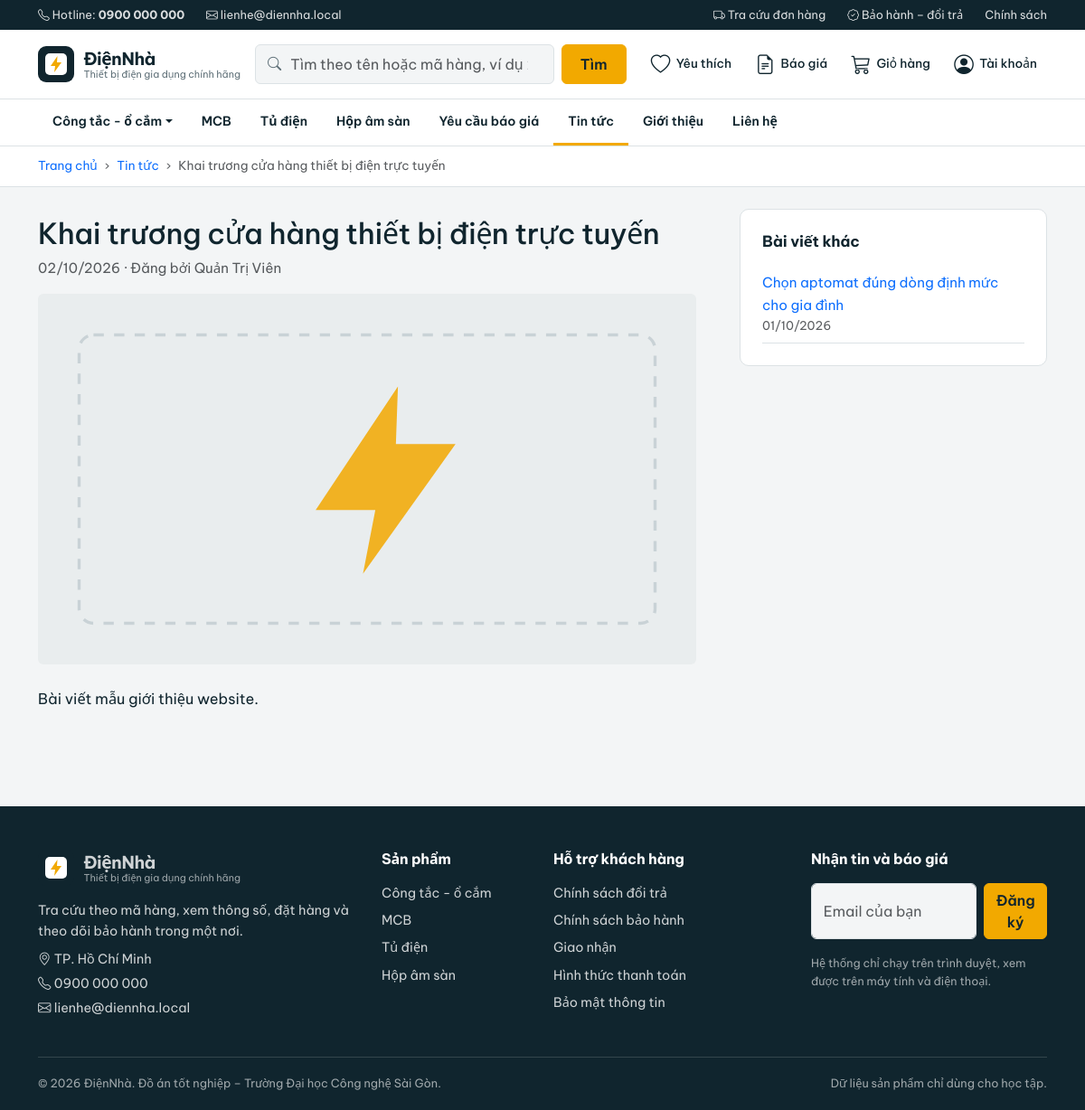
Screenshot of /tin-tuc-chi-tiet.php?id=2 with the database file from the repository.
### tables this page shows
CREATE TABLE DANHMUC (
  MaDM    INT AUTO_INCREMENT PRIMARY KEY,
  TenDM   VARCHAR(100) NOT NULL,
  MaDMCha INT NULL,
  CONSTRAINT FK_DANHMUC_Cha FOREIGN KEY (MaDMCha) REFERENCES DANHMUC(MaDM)
);

CREATE TABLE TINTUC (
  MaTin     INT AUTO_INCREMENT PRIMARY KEY,
  MaND      INT NOT NULL,
  TieuDe    VARCHAR(200) NOT NULL,
  NoiDung   TEXT NOT NULL,
  NgayDang  DATETIME NOT NULL DEFAULT CURRENT_TIMESTAMP,
  TrangThai TINYINT(1) NOT NULL DEFAULT 1,
  CONSTRAINT FK_TINTUC_NGUOIDUNG FOREIGN KEY (MaND) REFERENCES NGUOIDUNG(MaND)
);

CREATE TABLE NGUOIDUNG (
  MaND             INT AUTO_INCREMENT PRIMARY KEY,
  HoTen            VARCHAR(100) NOT NULL,
  Email            VARCHAR(100) NOT NULL,
  SoDienThoai      VARCHAR(15)  NOT NULL,
  MatKhauBam       VARCHAR(255) NOT NULL,
  TrangThai        TINYINT(1)   NOT NULL DEFAULT 1,
  SoLanSaiLienTiep INT          NOT NULL DEFAULT 0,
  KhoaDen          DATETIME     NULL,
  MaVT             INT          NOT NULL,
  CONSTRAINT UQ_NGUOIDUNG_Email UNIQUE (Email),
  CONSTRAINT CK_NGUOIDUNG_SaiLienTiep CHECK (SoLanSaiLienTiep >= 0),
  CONSTRAINT FK_NGUOIDUNG_VAITRO FOREIGN KEY (MaVT) REFERENCES VAITRO(MaVT)
);

### includes/helpers.php (called while the page is built, shortened)
<?php
function e($value): string
{
    return htmlspecialchars((string) $value, ENT_QUOTES, 'UTF-8');
}
function url(string $path = ''): string
{
    return BASE_URL . '/' . ltrim($path, '/');
}
function asset(string $path): string
{
    return BASE_URL . '/assets/' . ltrim($path, '/');
}
function is_active(string $current, string $key): string
{
    return $current === $key ? ' active' : '';
}

### includes/auth.php (called while the page is built, shortened)
<?php
function auth_user(bool $refresh = false): ?array
{
    static $loaded = false, $user = null;
    if ($loaded && !$refresh) {
        return $user;
    }
    $loaded = true;
    $user   = null;
    $id = (int) ($_SESSION['uid'] ?? 0);
    if ($id <= 0) {
        return null;
    }
    $row = db_one(
        'SELECT n.MaND, n.HoTen, n.Email, n.SoDienThoai, n.TrangThai, n.MatKhauBam, v.TenVT
           FROM NGUOIDUNG n JOIN VAITRO v ON v.MaVT = n.MaVT
          WHERE n.MaND = ?',
        [$id]
    );
    $role = $row ? (AUTH_ROLE_CODES[$row['TenVT']] ?? '') : '';
    unset($row['MatKhauBam']);
    $row['role'] = $role;
    $user = $row;
    return $user;
}

### includes/db.php (called while the page is built, shortened)
<?php
function db(): PDO
{
    static $pdo = null;
    if ($pdo instanceof PDO) {
        return $pdo;
    }
    $dsn = sprintf('mysql:host=%s;dbname=%s;charset=%s', DB_HOST, DB_NAME, DB_CHARSET);
    $offset = (new DateTime('now', new DateTimeZone(date_default_timezone_get())))->format('P');
    try {
        $pdo = new PDO($dsn, DB_USER, DB_PASS, [
            PDO::ATTR_ERRMODE            => PDO::ERRMODE_EXCEPTION,
            PDO::ATTR_DEFAULT_FETCH_MODE => PDO::FETCH_ASSOC,
            PDO::ATTR_EMULATE_PREPARES   => false,
            PDO::MYSQL_ATTR_INIT_COMMAND => "SET NAMES utf8mb4 COLLATE utf8mb4_unicode_ci, time_zone = '" . $offset . "'",
        ]);
    } catch (PDOException $ex) {
        http_response_code(500);
        error_log('[DB] ' . $ex->getMessage());
        exit('Không kết nối được cơ sở dữ liệu. Hãy bật MySQL trong WampServer, import database/schema.sql '
           . 'và kiểm tra DB_* trong config/config.php.');
    }
    return $pdo;
}
function db_all(string $sql, array $params = []): array
{
    $st = db()->prepare($sql);
    $st->execute($params);
    return $st->fetchAll();
}
function db_one(string $sql, array $params = []): ?array
{
    $st = db()->prepare($sql);
    $st->execute($params);
    $row = $st->fetch();
    return $row === false ? null : $row;
}

### tin-tuc-chi-tiet.php (the view, shortened to what this page needs)
<?php
$n = news_one((int) ($_GET['id'] ?? 0));
page_begin($n['title'], ['Tin tức' => 'tin-tuc.php', $n['title'] => null], 'tin-tuc');
?>
<div class="container py-4">
    <div class="row g-5">
        <article class="col-lg-8">
            <h1 class="h2 mt-2"><?= e($n['title']) ?></h1>
            <p class="text-muted"><?= e($n['date']) ?> · Đăng bởi <?= e($n['author']) ?></p>
            <img class="w-100 rounded mb-4" src="<?= asset('images/placeholder-news.svg') ?>" alt="">
            <div class="article-body"><?= news_render_body($n['body']) ?></div>
        </article>
        <aside class="col-lg-4">
            <div class="panel"><h2 class="panel-title">Bài viết khác</h2>
                <?php $others = news_others($n['id']); ?>
                <?php if (!$others): ?><p class="text-muted small mb-0">Chưa có bài khác.</p><?php else: ?>
                <ul class="list-unstyled mb-0"><?php foreach ($others as $o): ?><li class="py-2 border-bottom"><a href="<?= url('tin-tuc-chi-tiet.php?id=' . $o['id']) ?>"><?= e($o['title']) ?></a><div class="small text-muted"><?= e($o['date']) ?></div></li><?php endforeach; ?></ul>
                <?php endif; ?>
            </div>
        </aside>
    </div>
</div>
<?php page_end(); ?>

### includes/header.php (shortened to what this page needs)
<?php
$cartCount     = cart_count();
$wishCount     = count(wish_ids());
$navCategories = shop_categories();
$navSeries     = shop_series();
?>
<header class="site-header">
    <div class="utility-bar d-none d-md-block">
        <div class="container d-flex justify-content-between align-items-center">
            <div class="d-flex gap-4">
                <span><i class="bi bi-telephone"></i> Hotline: <strong><?= e(SITE_HOTLINE) ?></strong></span>
                <span><i class="bi bi-envelope"></i> <?= e(SITE_EMAIL) ?></span>
            </div>
            <div class="d-flex gap-4">
                <a href="<?= url('don-hang.php') ?>"><i class="bi bi-truck"></i> Tra cứu đơn hàng</a>
                <a href="<?= url('bao-hanh.php') ?>"><i class="bi bi-patch-check"></i> Bảo hành – đổi trả</a>
                <a href="<?= url('chinh-sach.php') ?>">Chính sách</a>
            </div>
        </div>
    </div>
    <div class="main-bar">
        <div class="container d-flex align-items-center gap-3">
            <a class="brand" href="<?= url('index.php') ?>" aria-label="<?= e(SITE_NAME) ?> – trang chủ">
                <img src="<?= asset('images/logo.svg') ?>" width="40" height="40" alt="">
                <span class="brand-text"><strong><?= e(SITE_NAME) ?></strong><small><?= e(SITE_TAGLINE) ?></small></span>
            </a>
            <form class="search-form flex-grow-1 d-none d-md-flex" action="<?= url('san-pham.php') ?>" method="get" role="search">
                <i class="bi bi-search"></i>
                <input type="search" name="q" class="form-control" placeholder="Tìm theo tên hoặc mã hàng, ví dụ 282434-C" aria-label="Tìm sản phẩm">
                <button class="btn btn-accent" type="submit">Tìm</button>
            </form>
            <nav class="header-actions ms-auto" aria-label="Tiện ích">
                <a class="action" href="<?= url('yeu-thich.php') ?>" title="Yêu thích">
                    <i class="bi bi-heart"></i><span class="count wish-count"<?= $wishCount > 0 ? '' : ' hidden' ?>><?= (int) $wishCount ?></span><span class="label d-none d-xl-block">Yêu thích</span>
                </a>
                <a class="action" href="<?= url('bao-gia.php') ?>" title="Yêu cầu báo giá">
                    <i class="bi bi-file-earmark-text"></i><span class="label d-none d-xl-block">Báo giá</span>
                </a>
                <a class="action" href="<?= url('gio-hang.php') ?>" title="Giỏ hàng">
                    <i class="bi bi-cart3"></i><span class="count cart-count"<?= $cartCount > 0 ? '' : ' hidden' ?>><?= (int) $cartCount ?></span><span class="label d-none d-xl-block">Giỏ hàng</span>
                </a>
                <?php $hdrUser = auth_user(); ?>
                <div class="dropdown">
                    <a class="action" href="#" role="button" data-bs-toggle="dropdown" aria-expanded="false">
                        <i class="bi bi-person-circle"></i><span class="label d-none d-xl-block"><?= $hdrUser ? e(mb_strimwidth($hdrUser['HoTen'], 0, 14, '…', 'UTF-8')) : 'Tài khoản' ?></span>
                    </a>
                </div>
            </nav>
        </div>
    </div>
    <nav class="category-nav d-none d-lg-block" aria-label="Danh mục sản phẩm">
        <div class="container">
            <ul class="nav">
                <?php foreach ($navCategories as $i => $c):
                    $seriesGroups = [];
                    if ($i === 0) {
                        if ($navSeries) { $seriesGroups['Dòng sản phẩm'] = $navSeries; }
                    }
                    $isMega = $i === 0 && ($seriesGroups || $c['children']);
                ?>
                <?php if ($isMega): ?>
                <li class="nav-item dropdown mega">
                    <a class="nav-link dropdown-toggle<?= is_active($navKey ?? '', 'cong-tac') ?>" href="<?= url('san-pham.php?danh-muc=' . $c['id']) ?>" data-bs-toggle="dropdown" data-bs-auto-close="outside"><?= e($c['name']) ?></a>
                </li>
                <?php else: ?>
                <li class="nav-item"><a class="nav-link" href="<?= url('san-pham.php?danh-muc=' . $c['id']) ?>"><?= e($c['name']) ?></a></li>
                <?php endif; ?>
                <?php endforeach; ?>
                <li class="nav-item"><a class="nav-link<?= is_active($navKey ?? '', 'bao-gia') ?>" href="<?= url('bao-gia.php') ?>">Yêu cầu báo giá</a></li>
                <li class="nav-item"><a class="nav-link<?= is_active($navKey ?? '', 'tin-tuc') ?>" href="<?= url('tin-tuc.php') ?>">Tin tức</a></li>
                <li class="nav-item"><a class="nav-link<?= is_active($navKey ?? '', 'gioi-thieu') ?>" href="<?= url('gioi-thieu.php') ?>">Giới thiệu</a></li>
                <li class="nav-item"><a class="nav-link<?= is_active($navKey ?? '', 'lien-he') ?>" href="<?= url('lien-he.php') ?>">Liên hệ</a></li>
            </ul>
        </div>
    </nav>
</header>

### includes/shop.php (shortened to what this page needs)
<?php
function shop_categories(): array
{
    static $cache = null;
    if ($cache !== null) {
        return $cache;
    }
    $rows = db_all(
        'SELECT d.MaDM, d.TenDM, d.MaDMCha,
                (SELECT COUNT(*) FROM SANPHAM s WHERE s.TrangThai = 1 AND s.MaDM = d.MaDM) AS Dem
           FROM DANHMUC d ORDER BY d.MaDM'
    );
    $roots = [];
    $children = [];
    foreach ($rows as $r) {
        if ($r['MaDMCha'] === null) {
            $roots[(int) $r['MaDM']] = ['id' => (int) $r['MaDM'], 'name' => $r['TenDM'], 'own' => (int) $r['Dem'], 'children' => []];
        } else {
            $children[] = $r;
        }
    }
    foreach ($children as $c) {
        $pid = (int) $c['MaDMCha'];
        if (isset($roots[$pid])) {
            $roots[$pid]['children'][] = ['id' => (int) $c['MaDM'], 'name' => $c['TenDM'], 'count' => (int) $c['Dem']];
        }
    }
    $i = 0;
    $cache = [];
    foreach ($roots as $r) {
        $count = $r['own'];
        foreach ($r['children'] as $c) {
            $count += $c['count'];
        }
        $cache[] = [
            'id'       => $r['id'],
            'name'     => $r['name'],
            'icon'     => SHOP_CATEGORY_ICONS[$i % count(SHOP_CATEGORY_ICONS)],
            'count'    => $count,
            'children' => $r['children'],
        ];
        $i++;
    }
    return $cache;
}
function shop_series(): array
{
    static $cache = null;
    if ($cache === null) {
        $cache = array_map(
            static fn($r) => ['id' => (int) $r['MaDong'], 'name' => $r['TenDong'], 'brand' => SHOP_BRAND],
            db_all('SELECT MaDong, TenDong FROM DONGSANPHAM ORDER BY TenDong')
        );
    }
    return $cache;
}
function cart_count(): int
{
    $u = auth_user();
    if ($u === null || $u['role'] !== 'KH') {
        return $n = 0;
    }
    return $n = (int) db_val(
        'SELECT COALESCE(SUM(c.SoLuong), 0) FROM CT_GIOHANG c JOIN GIOHANG g ON g.MaGH = c.MaGH WHERE g.MaND = ?',
        [(int) $u['MaND']]
    );
}
function news_summary(string $body, int $len = 160): string
{
    $t = trim((string) preg_replace('/\s+/u', ' ', strip_tags($body)));
    return mb_strlen($t, 'UTF-8') > $len ? rtrim(mb_substr($t, 0, $len, 'UTF-8')) . '…' : $t;
}
function news_base_sql(): string
{
    return 'SELECT t.MaTin, t.TieuDe, t.NoiDung, t.NgayDang, t.TrangThai, u.HoTen
              FROM TINTUC t JOIN NGUOIDUNG u ON u.MaND = t.MaND';
}
function news_row(array $r): array
{
    return [
        'id'      => (int) $r['MaTin'],
        'title'   => $r['TieuDe'],
        'body'    => (string) $r['NoiDung'],
        'summary' => news_summary((string) $r['NoiDung']),
        'date'    => date('d/m/Y', strtotime($r['NgayDang'])),
        'author'  => $r['HoTen'],
        'visible' => (int) $r['TrangThai'] === 1,
    ];
}
function news_one(int $id): ?array
{
    $r = db_one(news_base_sql() . ' WHERE t.MaTin = ? AND t.TrangThai = 1', [$id]);
    return $r ? news_row($r) : null;
}
function news_others(int $exceptId, int $limit = 5): array
{
    $rows = db_all(
        news_base_sql() . ' WHERE t.TrangThai = 1 AND t.MaTin <> ? ORDER BY t.NgayDang DESC, t.MaTin DESC LIMIT ' . (int) $limit,
        [$exceptId]
    );
    return array_map('news_row', $rows);
}
function news_render_body(string $body): string
{
    $out = '';
    foreach (preg_split('/\R{2,}/u', trim($body)) as $para) {
        $para = trim($para);
        if ($para !== '') {
            $out .= '<p>' . nl2br(e($para)) . '</p>';
        }
    }
    return $out;
}

### includes/footer.php (shortened to what this page needs)
<footer class="site-footer">
    <div class="container">
        <div class="row g-4">
            <div class="col-lg-4">
                <a class="brand brand-light mb-3" href="<?= url('index.php') ?>">
                    <img src="<?= asset('images/logo.svg') ?>" width="40" height="40" alt="">
                    <span class="brand-text"><strong><?= e(SITE_NAME) ?></strong><small><?= e(SITE_TAGLINE) ?></small></span>
                </a>
                <p class="mb-2">Tra cứu theo mã hàng, xem thông số, đặt hàng và theo dõi bảo hành trong một nơi.</p>
                <p class="mb-1"><i class="bi bi-geo-alt"></i> <?= e(SITE_ADDRESS) ?></p>
                <p class="mb-1"><i class="bi bi-telephone"></i> <?= e(SITE_HOTLINE) ?></p>
                <p class="mb-0"><i class="bi bi-envelope"></i> <?= e(SITE_EMAIL) ?></p>
            </div>
            <div class="col-6 col-lg-2">
                <h6>Sản phẩm</h6>
                <ul class="list-unstyled">
                    <?php foreach (array_slice(shop_categories(), 0, 5) as $c): ?>
                    <li><a href="<?= url('san-pham.php?danh-muc=' . $c['id']) ?>"><?= e($c['name']) ?></a></li>
                    <?php endforeach; ?>
                </ul>
            </div>
            <div class="col-6 col-lg-3">
                <h6>Hỗ trợ khách hàng</h6>
                <ul class="list-unstyled">
                    <li><a href="<?= url('chinh-sach.php#doi-tra') ?>">Chính sách đổi trả</a></li>
                    <li><a href="<?= url('chinh-sach.php#bao-hanh') ?>">Chính sách bảo hành</a></li>
                    <li><a href="<?= url('chinh-sach.php#giao-nhan') ?>">Giao nhận</a></li>
                    <li><a href="<?= url('chinh-sach.php#thanh-toan') ?>">Hình thức thanh toán</a></li>
                    <li><a href="<?= url('chinh-sach.php#bao-mat') ?>">Bảo mật thông tin</a></li>
                </ul>
            </div>
            <div class="col-lg-3">
                <h6>Nhận tin và báo giá</h6>
                <form class="newsletter" action="<?= url('dang-ky-nhan-tin.php') ?>" method="post">
                    <input id="ft-email" name="email" type="email" class="form-control" placeholder="Email của bạn" maxlength="150" required>
                    <button type="submit" class="btn btn-accent">Đăng ký</button>
                </form>
                <p class="small mt-3 mb-0 text-footer-muted">Hệ thống chỉ chạy trên trình duyệt, xem được trên máy tính và điện thoại.</p>
            </div>
        </div>
        <div class="footer-bottom d-flex flex-wrap justify-content-between gap-2">
            <span>© 2026 <?= e(SITE_NAME) ?>. Đồ án tốt nghiệp – Trường Đại học Công nghệ Sài Gòn.</span>
            <span>Dữ liệu sản phẩm chỉ dùng cho học tập.</span>
        </div>
    </div>
</footer>
</body>
</html>

### rows the page displays
danhmuc: TenDM "Công tắc - ổ cắm"
danhmuc: TenDM "MCB"
danhmuc: TenDM "Tủ điện"
danhmuc: TenDM "Hộp âm sàn"
tintuc: TieuDe "Khai trương cửa hàng thiết bị điện trực tuyến", MaND.HoTen "Quản Trị Viên", NoiDung "Bài viết mẫu giới thiệu website."
tintuc: TieuDe "Chọn aptomat đúng dòng định mức cho gia đình", date "01/10/2026"

### other values shown
SITE_HOTLINE "0900 000 000"
SITE_EMAIL "lienhe@diennha.local"
SITE_NAME "ĐiệnNhà"
SITE_TAGLINE "Thiết bị điện gia dụng chính hãng"
$label "Tin tức"
$label "Khai trương cửa hàng thiết bị điện trực tuyến"
$n['date'] "02/10/2026"
SITE_ADDRESS "TP. Hồ Chí Minh"
